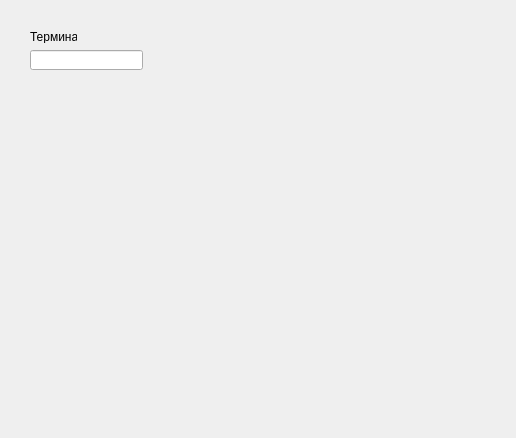
<?xml version="1.0" encoding="UTF-8"?>
<ui version="4.0">
 <class>EditObjectDialog</class>
 <widget class="QDialog" name="EditObjectDialog">
  <property name="geometry">
   <rect>
    <x>0</x>
    <y>0</y>
    <width>516</width>
    <height>438</height>
   </rect>
  </property>
  <property name="windowTitle">
   <string>Dialog</string>
  </property>
  <widget class="QLabel" name="label">
   <property name="geometry">
    <rect>
     <x>30</x>
     <y>30</y>
     <width>47</width>
     <height>13</height>
    </rect>
   </property>
   <property name="text">
    <string>Терминал</string>
   </property>
  </widget>
  <widget class="QLineEdit" name="lineEdit">
   <property name="geometry">
    <rect>
     <x>30</x>
     <y>50</y>
     <width>113</width>
     <height>20</height>
    </rect>
   </property>
  </widget>
 </widget>
 <resources/>
 <connections/>
</ui>
